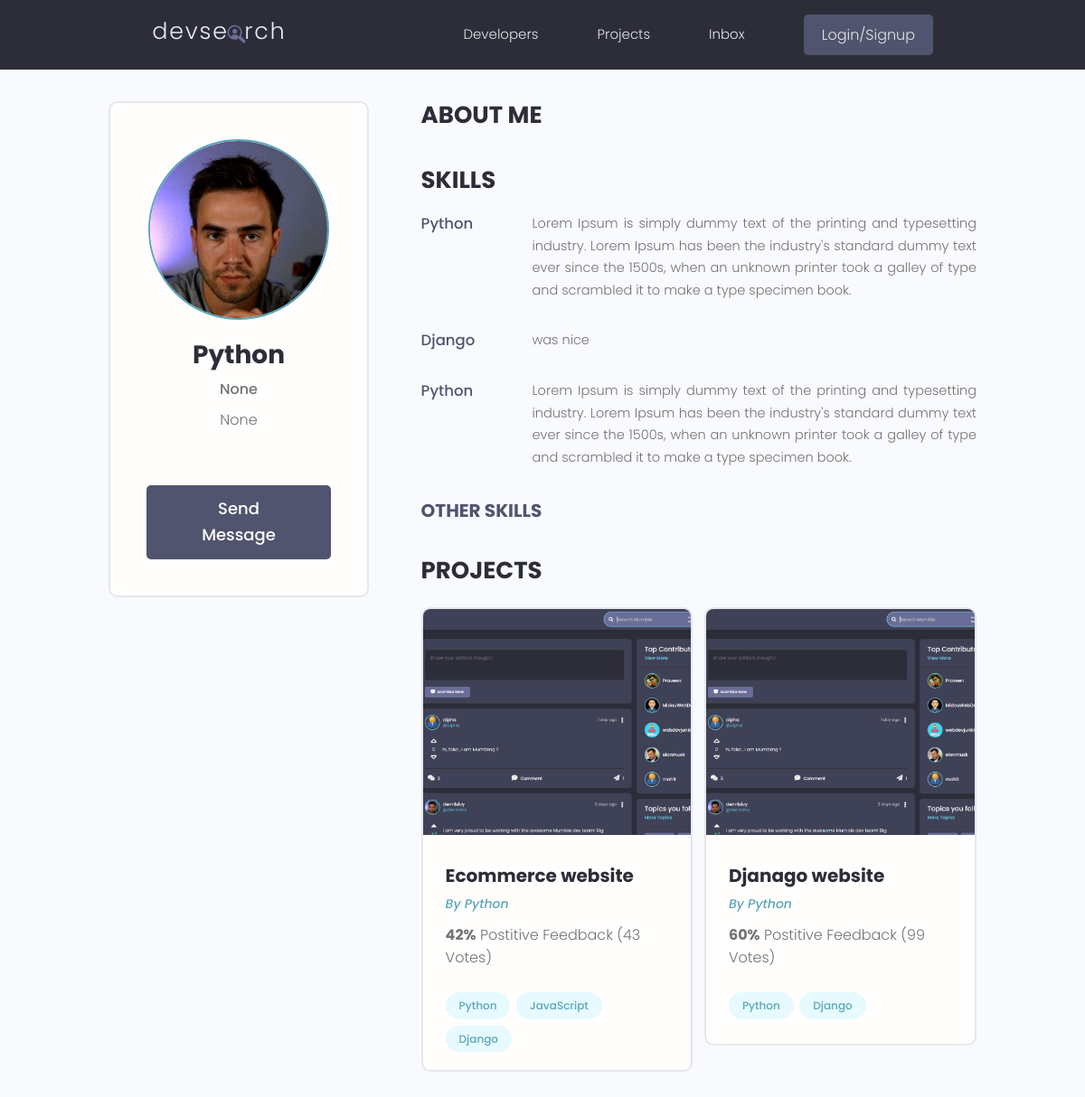
The page /profile/b6bab58e-7101-4b1f-8d7c-4a0ebda5358f/ on the database its author committed.
### users/models.py (models this page shows, shortened)
class Profile(models.Model):
    user = models.OneToOneField(User, on_delete=models.CASCADE, null=True, blank=True)
    name = models.CharField(max_length=200, blank=True, null=True)
    email = models.EmailField(max_length=200, blank=True, null=True)
    location = models.CharField(unique=True, max_length=200, blank=True, null=True)
    username = models.CharField(unique=True, max_length=200, blank=True, null=True)
    short_intro = models.CharField(max_length=200, blank=True, null=True)
    bio = models.TextField(blank=True, null=True)
    profile_image = models.ImageField(blank=True, null=True, upload_to='profiles/', default='profiles/user-default.png')
    social_github = models.CharField(max_length=200, blank=True, null=True)
    social_twitter = models.CharField(max_length=200, blank=True, null=True)
    social_stack_overflow = models.CharField(max_length=200, blank=True, null=True)
    social_linkedin = models.CharField(max_length=200, blank=True, null=True)
    social_website = models.CharField(max_length=200, blank=True, null=True)
    created = models.DateTimeField(auto_now_add=True)
    id = models.UUIDField(default=uuid.uuid4, unique=True, primary_key=True, editable=False)

class Skill(models.Model):
    owner = models.ForeignKey(Profile, on_delete=models.CASCADE, null=True, blank=True)
    name = models.CharField(max_length=200, blank=True, null=True)
    description = models.TextField(blank=True, null=True)
    created = models.DateTimeField(auto_now_add=True)
    id = models.UUIDField(default=uuid.uuid4, unique=True, primary_key=True, editable=False)

### projects/models.py (models this page shows, shortened)
class Project(models.Model):
    owner = models.ForeignKey(Profile, null=True, blank=True, on_delete=models.SET_NULL)
    title = models.CharField(max_length=200)
    description = models.TextField(null=True, blank=True)
    featured_image = models.ImageField(null=True, blank=True, default='default.jpg')
    demo_link = models.CharField(max_length=2000, null=True, blank=True)
    source_link = models.CharField(max_length=2000, null=True, blank=True)
    tags = models.ManyToManyField('Tag', blank=True)
    vote_total = models.IntegerField(default=0, null=True, blank=True)
    vote_ratio = models.IntegerField(default=0, null=True, blank=True)
    created = models.DateTimeField(auto_now_add=True)
    id = models.UUIDField(default=uuid.uuid4, unique=True, primary_key=True, editable=False)

class Tag(models.Model):
    name = models.CharField(max_length=200)
    created = models.DateTimeField(auto_now_add=True)
    id = models.UUIDField(default=uuid.uuid4, unique=True, primary_key=True, editable=False)
    def __str__(self):
        return self.name

### users/views.py (the view)
# urls.py: path('profile/<str:pk>/', views.userProfile, name='user-profile'),
def userProfile(request, pk):
    profile = Profile.objects.get(id=pk)
    topSkills = profile.skill_set.exclude(description__exact="")
    otherSkills = profile.skill_set.filter(description="")
    context = {'profile': profile, 'topSkills': topSkills, 'otherSkills': otherSkills}
    return render(request, 'users/user_profle.html', context)

### users/templates/users/user_profle.html (shortened to what this page needs)
{% extends 'main.html' %}
{% block content %}
  <main class="profile my-md">
    <div class="container">
      <div class="layout">
        <div class="column column--1of3">
          <div class="card text-center">
            <div class="card__body dev">
              <img class="avatar avatar--xl" src="{{ profile.profile_image.url }}" />
              <h2 class="dev__name">{{ profile.name }}</h2>
              <p class="dev__title">{{ profile.short_intro }}</p>
              <p class="dev__location">{{ profile.location }}</p>
              <a href="#" class="btn btn--sub btn--lg">Send Message </a>
            </div>
          </div>
        </div>
        <div class="column column--2of3">
          <div class="devInfo">
            <h3 class="devInfo__title">About Me</h3>
          </div>
          <div class="devInfo">
            <h3 class="devInfo__title">Skills</h3>
            <div class="devInfo__skills">
            {% for topskill in topSkills %}
              <div class="devSkill">
                <h4 class="devSkill__title">{{ topskill.name }}</h4>
                <p class="devSkill__info">
                  {{ topskill.description }}
                </p>
              </div>
            {% endfor %}
              <h3 class="devInfo__subtitle">Other Skills</h3>
            </div>
          </div>
          <div class="devInfo">
            <h3 class="devInfo__title">Projects</h3>
            <div class="grid grid--two">
            {% for project in profile.project_set.all %}
              <div class="column">
                <div class="card project">
                  <a href="{% url 'project' project.id %}" class="project">
                    <img class="project__thumbnail" src="{{ project.featured_image.url }}" alt="project thumbnail" />
                    <div class="card__body">
                      <h3 class="project__title">{{ project.title }}</h3>
                      <p><a class="project__author" href="{% url 'user-profile' profile.id %}">By {{ project.owner.name }}</a></p>
                      <p class="project--rating">
                        <span style="font-weight: bold;">{{ project.vote_ratio }}%</span> Postitive
                        Feedback ({{ project.vote_total }} Vote{{ project.vote_total| pluralize:"s" }})
                      </p>
                      <div class="project__tags">
                    {% for tag in project.tags.all %}
                        <span class="tag tag--pill tag--main">
                          <small>{{ tag }}</small>
                        </span>
                      {% endfor %}
                      </div>
                    </div>
                  </a>
                </div>
              </div>
            {% endfor %}
            </div>
          </div>
        </div>
      </div>
    </div>
  </main>
{% endblock %}

### static/styles/app.css (style rules this page uses)
:root { --color-sub: #2d2d39; }
.btn--sub { background-color: var(--color-sub-light); }
.card { border: 2px solid var(--color-light); }
img { width: 100%; }
.profile .card > .dev { padding: 4rem; }
.dev__name { color: var(--color-sub); font-size: 2.8rem; font-weight: 700; margin-top: 1rem; margin-bottom: 0.5rem; }
.dev__title { font-size: 1.6rem; font-weight: 500; line-height: 1.3; }
.dev__location { margin-top: 1rem; }
.devInfo { margin-bottom: 3rem; }
.devInfo__title, .devInfo__subtitle { font-size: 2.6rem; color: var(--color-sub); text-transform: uppercase; font-weight: 700; margin-bottom: 1.5rem; }
.devInfo__subtitle { font-size: 2rem; color: var(--color-sub-light); }
.devInfo__about, .devSkill__info { font-size: 1.45rem; line-height: 1.7; text-align: justify; }
.devSkill { margin-bottom: 3rem; }
.devSkill__title { font-size: 1.65rem; font-weight: 500; color: var(--color-sub-light); }
@media screen and (min-width: 700px) { .devSkill { display: flex; justify-content: space-between; gap: 3rem; } }
@media screen and (min-width: 700px) { .devSkill__info { flex-basis: 80%; } }
.project__author { font-size: 1.4rem; font-style: italic; }
.project--rating { margin-bottom: 1.6em; margin-top: .5em; }
.project__thumbnail { height: 25rem; object-fit: cover; object-position: top center; }
.project__title { font-size: 2rem; font-weight: 700; color: var(--color-sub); }

### static/uikit/styles/modules/_variables.css (style rules this page uses)
:root { --color-main: #5aa5b9; --color-main-light: #e6faff; --color-sub: #3f4156; --color-sub-light: #51546e; --color-sub-lighter: #ededfd; --color-text: #737373; --color-gray: #8b8b8b; --color-light: #e5e7eb; --color-light-gray: #767676; --color-bg: #f8fafd; --color-white: #fffefd; --color-white-light: #f3f3f3; --color-success: #359e64; --color-success-bg: #def8e8; --color-error: #fc4b0b; --color-error-bg: #fff2ee; --font-base: 'Poppins', arial, helvetica, 'Segoe UI', roboto, ubuntu, sans-serif; --font-monospace: 'Fira Code', 'Courier New', courier, monospace; --font-regular: 300; --font-medium: 500; --font-bold: 700; --generic-shadow: 1px 1px 5px #00000010; --generic-transition: all 0.3s ease-in-out; }

### static/uikit/styles/modules/_base.css (style rules this page uses)
* { margin: 0; padding: 0; box-sizing: border-box; text-rendering: optimizeLegibility; color: inherit; font-size: inherit; }
html { font-size: 50%; }
@media only screen and (min-width: 480px) { html { font-size: 56.25%; } }
@media only screen and (min-width: 1200px) { html { font-size: 62.5%; } }
body { line-height: 1.6; font-weight: 400; font-size: 1.5rem; color: var(--color-text); background-color: var(--color-bg); min-height: 100vh; }

### static/uikit/styles/modules/_typography.css (style rules this page uses)
* { font-family: var(--font-base); }
h2 { font-size: 3.6rem; font-weight: var(--font-bold); }
h3 { font-size: 3.2rem; font-weight: var(--font-medium); }
h4 { font-size: 2.8rem; font-weight: var(--font-medium); }
p, span, strong { font-size: 1.6rem; color: var(--color-text); font-weight: var(--font-regular); }
a { padding-bottom: 2px; text-decoration: none; display: inline-block; color: var(--color-main); font-weight: var(--font-medium); }

### static/uikit/styles/modules/_utilities.css (style rules this page uses)
.container { width: 92%; max-width: 165rem; margin: 0 auto; box-sizing: border-box; }
@media screen and (min-width: 1000px) { .container { width: 90%; } }
@media screen and (min-width: 1200px) { .container { width: 80%; } }
.text-center { text-align: center; }
.my-md { margin: 3rem auto; }

### static/uikit/styles/modules/_avatar.css (style rules this page uses)
.avatar { border-radius: 50%; border: 2px solid var(--color-main); object-fit: cover; }
.avatar--xl { height: 20rem; width: 20rem; }

### static/uikit/styles/modules/_button.css (style rules this page uses)
.btn { display: inline-block; position: relative; cursor: pointer; background-color: var(--color-light); font-weight: var(--font-medium); color: var(--color-sub); text-decoration: none; padding: 1rem 2rem; border-radius: 0.5rem; border: none; width: -webkit-fit-content; width: -moz-fit-content; width: fit-content; height: -webkit-fit-content; height: -moz-fit-content; height: fit-content; font-size: 1.6rem; outline-width: 0; outline-color: transparent; -webkit-backface-visibility: hidden; backface-visibility: hidden; transition: all 0.3s ease-in-out; }
.btn--sub { background-color: var(--color-sub); color: var(--color-white); }
.btn--lg { font-size: 1.8rem; padding: 1.2rem 4.5rem; }

### static/uikit/styles/modules/_card.css (style rules this page uses)
.card { border-radius: 1rem; background-color: var(--color-white); border: 1.5px solid var(--color-light); width: auto; height: auto; margin-top: 0.5rem; margin-bottom: 0.5rem; overflow: hidden; }
.card__body, .card__header { padding: 2rem 2.5rem; }

### rows shown on the page
Profile: profile_image (picture), name "Python", short_intro "None", location "None"
Skill: name "Python", description "Lorem Ipsum is simply dummy text of the printing and typesetting industry. Lorem Ipsum has been the industry's standard dummy text ever since the 1500s, when an unknown printer took a galley of type and scrambled it to make a type specimen book."
Skill: name "Django", description "was nice"
Skill: name "Python", description "Lorem Ipsum is simply dummy text of the printing and typesetting industry. Lorem Ipsum has been the industry's standard dummy text ever since the 1500s, when an unknown printer took a galley of type and scrambled it to make a type specimen book."
Project: featured_image (picture), title "Ecommerce website", owner.name "Python", vote_ratio "42", vote_total "43", vote_total|pluralize "s"
Tag: name "Python"
Tag: name "JavaScript"
Tag: name "Django"
Project: featured_image (picture), title "Djanago website", owner.name "Python", vote_ratio "60", vote_total "99", vote_total|pluralize "s"
